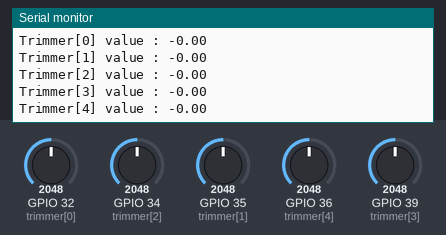
A sketch run on a simulated ESP32. On the bench: the last lines printed to the serial monitor. The inputs (shaded band) are chosen by the test bench; at power-on: GPIO 32 (trimmer[0]) = 2048, GPIO 34 (trimmer[2]) = 2048, GPIO 35 (trimmer[1]) = 2048, GPIO 36 (trimmer[4]) = 2048, GPIO 39 (trimmer[3]) = 2048.

Above: at 1.2 s.
1.3 s: GPIO 32 (trimmer[0]) set to 2866
2.8 s: GPIO 34 (trimmer[2]) set to 2866
At 3.8 s:
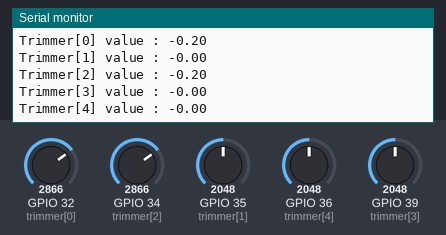
4.3 s: GPIO 35 (trimmer[1]) set to 2866
5.8 s: GPIO 36 (trimmer[4]) set to 2866
At 7.1 s:
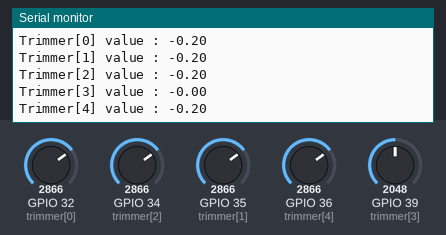
7.3 s: GPIO 39 (trimmer[3]) set to 2866
At 8.2 s:
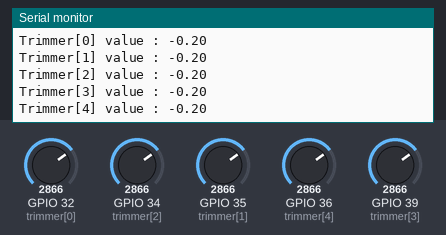
8.8 s: GPIO 32 (trimmer[0]) set to 3972
Timing chart, 0 to 11.3 s (numbered marks = the images above; inputs shaded):
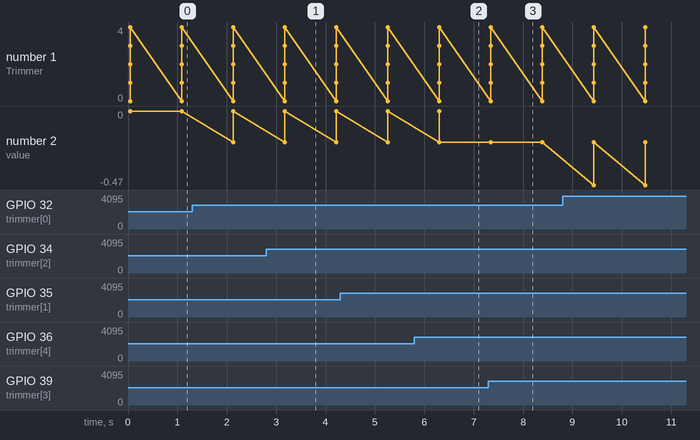

The sketch:

trimmer.ino
```cpp
const int trimmer[] = {32, 35, 34, 39, 36};
const float max_trimmer_value = 4085;
const float min_trimmer_value = 10;
const float out_max_trimmer_value = 0.50;
const float out_min_trimmer_value = -0.50;
const int trimmer_averaging = 25;
static float trimmer_value[sizeof(trimmer) / sizeof(trimmer[0])];

void update_trimmer_value() {
    for (int i = 0; i < sizeof(trimmer) / sizeof(trimmer[0]); i++) {
        for (int j = 0; j < trimmer_averaging; j++) {
            trimmer_value[i] = (((((constrain(analogRead(trimmer[i]) - min_trimmer_value, 0, max_trimmer_value - min_trimmer_value) / (max_trimmer_value - min_trimmer_value)) * (out_max_trimmer_value - out_min_trimmer_value)) + out_min_trimmer_value) * -1) + trimmer_value[i]) / 2;
        }
    }
}

void setup() {
    Serial.begin(2000000);
    for (int i = 0; i < sizeof(trimmer) / sizeof(trimmer[0]); i++) {
        pinMode(trimmer[i], INPUT);
    }
}

void loop() {
    update_trimmer_value();
    for (int i = 0; i < sizeof(trimmer) / sizeof(trimmer[0]); i++) {
        Serial.println("Trimmer[" + String(i) + "] value : " + String(trimmer_value[i], 2));
    }
    delay(1000);
}
```

Measured:
- after the input at 2.8 s, the serial monitor: prints a new line after 0.37 s (image 1)
- after the input at 5.8 s, the serial monitor: prints a new line after 0.50 s (image 2)
- after the input at 7.3 s, the serial monitor: prints a new line at once (image 3)
